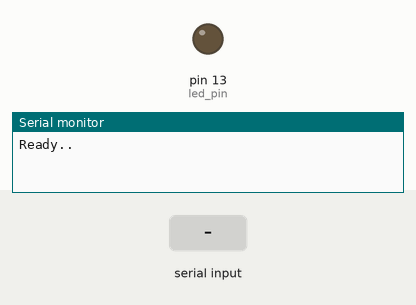
Simulated run of this sketch. Board: Arduino Uno, built with avr-gcc and run on an emulated ATmega328P. Shown: output pins drawn as LEDs (lit = HIGH), the last lines printed to the serial monitor. Inputs (shaded band) come from the test bench.

Above: at 1.2 s.
1.3 s: "1" received over Serial
At 3.9 s:
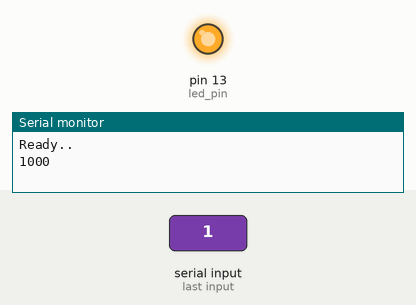
4.3 s: "2" received over Serial
At 4.7 s:
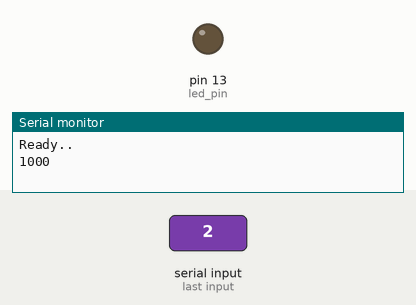
Timing chart, 0 to 7.3 s (numbered marks = the images above; inputs shaded):
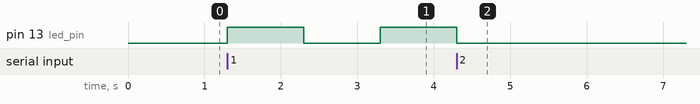

Measured:
- after the input at 1.3 s, pin 13 (led_pin): LOW → HIGH at once, → LOW 1.0 s later, → HIGH 1.0 s later
- after the input at 4.3 s, pin 13 (led_pin): goes on until 4.3 s, then stays LOW

The sketch:

LED_Control.ino
```cpp
int led_pin = 13;
int play = false; //啟動
int minSpeed = 100;
int maxSpeed = 10000;
int initSpeed = 1000;
int curSpeed = initSpeed;
int delta = 100;//調整 delta(ms)
int alwaysOn = false; //恆亮

int ButtonState = 0; //宣告初始狀態不亮
void setup() {
  // put your setup code here, to run once:
  Serial.begin(9600);
  Serial.println("Ready..");

  pinMode(led_pin, OUTPUT); //設定數位13腳號=OUTPUT
}
void loop() {
  readData(); //讀取資料
  playLED(); //
}

void readData() {
  if (Serial.available() > 0) {
    char c = Serial.read();
    switch (c) {
      case '1':  //啟動
        play = true;
        alwaysOn = false;
        break;
      case '2': //關燈
        play = false;
        break;
      case '3':  //加速
        curSpeed -= delta;
        if (curSpeed < minSpeed) curSpeed = minSpeed;
        break;

      case '4':  //減速
        curSpeed += delta;
        if (curSpeed >= maxSpeed) curSpeed = maxSpeed;
        break;
      case '5':  //恆亮
        alwaysOn = true;
        break;
    }
  }
}
void playLED() {
  if (play) {
    if (alwaysOn) {
      digitalWrite(led_pin, HIGH);
    } else {
      digitalWrite(led_pin, HIGH);
      delay(curSpeed);
      digitalWrite(led_pin, LOW);
      delay(curSpeed);
      //Serial.ptintln("curSpeed:");
      Serial.print(curSpeed);
    }
  } else {
    digitalWrite(led_pin, LOW);
  }
}
```
